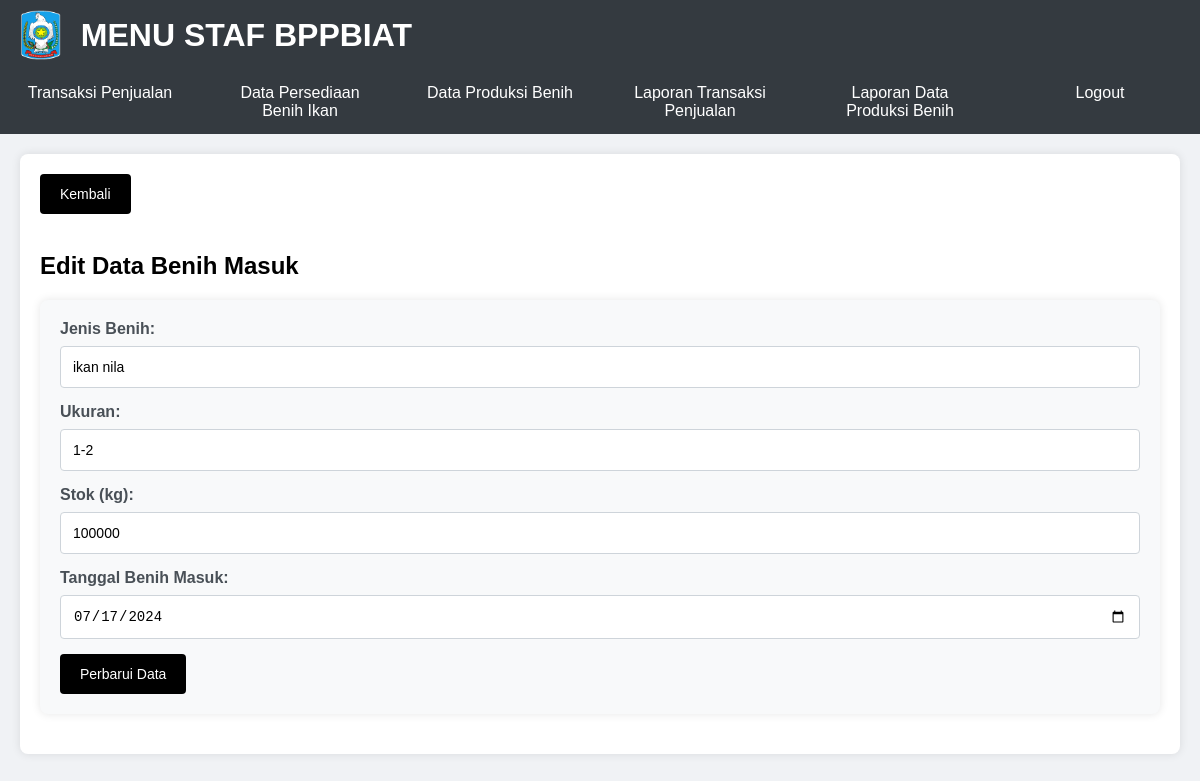
Screenshot of /admin_edit_benihmasuk.php?id=BM1 (signed in) with the database file from the repository.
### tables this page shows
CREATE TABLE `data_benih_masuk` (
  `no` int(11) NOT NULL,
  `kode_benih` varchar(20) NOT NULL,
  `jenis_benih` varchar(100) NOT NULL,
  `ukuran` varchar(50) NOT NULL,
  `jumlah_tersedia` int(11) NOT NULL,
  `keluar` int(11) NOT NULL,
  `stok` int(11) NOT NULL,
  `tanggal_benih_masuk` date NOT NULL
);

### admin_edit_benihmasuk.php (the view, shortened to what this page needs)
<?php include 'admin_header.php'; ?>
<?php
$servername = "localhost";
$username = "root";
$password = "";
$dbname = "db_persediaan";
$conn = new mysqli($servername, $username, $password, $dbname);
if ($_SERVER["REQUEST_METHOD"] == "POST") {
    $kode_benih = $_POST['kode_benih'];
    $jenis_benih = $_POST['jenis_benih'];
    $ukuran = $_POST['ukuran'];
    $stok = $_POST['stok'];
    $tanggal_benih_masuk = $_POST['tanggal_benih_masuk'];
    $sql_check = "SELECT keluar FROM data_benih_masuk WHERE kode_benih = '$kode_benih'";
    $result_check = $conn->query($sql_check);
    $row_check = $result_check->fetch_assoc();
    if ($row_check['keluar'] == 0) {
        $conn->begin_transaction();
        try {
            $sql_update = "UPDATE data_benih_masuk SET jenis_benih = ?, ukuran = ?, stok = ?, tanggal_benih_masuk = ?, jumlah_tersedia = ? WHERE kode_benih = ?";
            $stmt = $conn->prepare($sql_update);
            $jumlah_tersedia = $stok;
            $stmt->bind_param("ssssss", $jenis_benih, $ukuran, $stok, $tanggal_benih_masuk, $jumlah_tersedia, $kode_benih);
            if (!$stmt->execute()) {
                throw new Exception("Eksekusi statement data_benih_masuk gagal: " . $stmt->error);
            }
            $stmt->close();
            $sql_all_benih = "SELECT jenis_benih, ukuran, SUM(jumlah_tersedia) AS total_tersedia FROM data_benih_masuk GROUP BY jenis_benih, ukuran";
            $result_all_benih = $conn->query($sql_all_benih);
            if ($result_all_benih->num_rows > 0) {
                while ($row_all_benih = $result_all_benih->fetch_assoc()) {
                    $jenis_benih_all = $row_all_benih['jenis_benih'];
                    $ukuran_all = $row_all_benih['ukuran'];
                    $total_tersedia_all = $row_all_benih['total_tersedia'];
                    $stmt_persediaan = $conn->prepare("UPDATE data_persediaan SET stok = ? WHERE jenis_benih = ? AND ukuran = ?");
                    $stmt_persediaan->bind_param("dss", $total_tersedia_all, $jenis_benih_all, $ukuran_all);
                    if (!$stmt_persediaan->execute()) {
                        throw new Exception("Eksekusi statement data_persediaan gagal: " . $stmt_persediaan->error);
                    }
                    $stmt_persediaan->close();
                }
            }
            $conn->commit();
            header("Location: admin_benihmasuk.php?success=edit_tabelbm_berhasil");
            exit();
        } catch (Exception $e) {
            $conn->rollback();
            echo "Transaksi gagal: " . $e->getMessage();
        }
    } else {
        header("Location: admin_benihmasuk.php?error=edit_tabelbm_error");
        exit();
    }
} elseif (isset($_GET['id'])) {
    $id = $_GET['id'];
    $sql = "SELECT * FROM data_benih_masuk WHERE kode_benih = '$id'";
    $result = $conn->query($sql);
    if ($result->num_rows > 0) {
        $row = $result->fetch_assoc();
        ?>
        <!DOCTYPE html>
        <html lang="id">
        <head>
        </head>
        <body>
            <div class="main">
                <button class="back-button" onclick="window.location.href='admin_benihmasuk.php'">Kembali</button>
                <br><br>
                <h2>Edit Data Benih Masuk</h2>
                <form action="admin_edit_benihmasuk.php" method="post">
                    <label for="jenis_benih">Jenis Benih:</label>
                    <input type="text" id="jenis_benih" name="jenis_benih" value="<?php echo htmlspecialchars($row['jenis_benih']); ?>" required>
                    <br>
                    <label for="ukuran">Ukuran:</label>
                    <input type="text" id="ukuran" name="ukuran" value="<?php echo htmlspecialchars($row['ukuran']); ?>" required>
                    <br>
                    <label for="stok">Stok (kg):</label>
                    <input type="number" id="stok" name="stok" step="0.01" value="<?php echo htmlspecialchars($row['stok']); ?>" required>
                    <br>
                    <label for="tanggal_benih_masuk">Tanggal Benih Masuk:</label>
                    <input type="date" id="tanggal_benih_masuk" name="tanggal_benih_masuk" value="<?php echo htmlspecialchars($row['tanggal_benih_masuk']); ?>" required>
                    <br>
                    <button type="submit">Perbarui Data</button>
                </form>
            </div>
        </body>
        </html>
        <?php
    } else {
        echo "Data tidak ditemukan.";
    }
} else {
    echo "Kode Benih tidak diberikan.";
}
?>

### style_admin.css (style rules this page uses)
body { font-family: Arial, sans-serif; margin: 0; padding: 0; background-color: #f0f2f5; }
.main { padding: 20px; background-color: #fff; border-radius: 8px; box-shadow: 0 0 10px rgba(0, 0, 0, 0.1); margin: 20px; }
form { background-color: #f8f9fa; padding: 20px; border-radius: 8px; margin-bottom: 20px; box-shadow: 0 0 10px rgba(0, 0, 0, 0.1); }
label { display: block; margin-bottom: 8px; font-weight: bold; color: #495057; }
input[type="text"], input[type="number"], input[type="date"], select { width: 100%; padding: 12px; margin-bottom: 15px; border: 1px solid #ced4da; border-radius: 4px; box-sizing: border-box; font-size: 14px; }
button { background-color: #007bff; color: white; padding: 12px 20px; border: none; border-radius: 4px; cursor: pointer; transition: background-color 0.3s; font-size: 14px; }

### admin_edit_benihmasuk.php (style rules this page uses)
button { background-color: #000000; color: white; padding: 12px 20px; border: none; border-radius: 4px; cursor: pointer; transition: background-color 0.3s; font-size: 14px; }

### rows the page displays
data_benih_masuk: jenis_benih "ikan nila", ukuran "1-2", stok "100000", tanggal_benih_masuk "07/17/2024"
